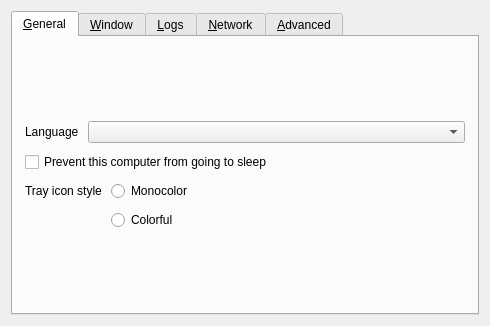
<?xml version="1.0" encoding="UTF-8"?>
<ui version="4.0">
 <class>SettingsDialog</class>
 <widget class="QDialog" name="SettingsDialog">
  <property name="geometry">
   <rect>
    <x>0</x>
    <y>0</y>
    <width>490</width>
    <height>326</height>
   </rect>
  </property>
  <property name="sizePolicy">
   <sizepolicy hsizetype="Maximum" vsizetype="Maximum">
    <horstretch>0</horstretch>
    <verstretch>0</verstretch>
   </sizepolicy>
  </property>
  <property name="windowTitle">
   <string>Preferences</string>
  </property>
  <property name="modal">
   <bool>true</bool>
  </property>
  <layout class="QVBoxLayout" name="verticalLayout_3">
   <item>
    <widget class="QTabWidget" name="tabWidget">
     <widget class="QWidget" name="tabGeneral">
      <attribute name="title">
       <string>&amp;General</string>
      </attribute>
      <layout class="QVBoxLayout" name="verticalLayout_6">
       <property name="spacing">
        <number>9</number>
       </property>
       <property name="leftMargin">
        <number>12</number>
       </property>
       <property name="topMargin">
        <number>12</number>
       </property>
       <property name="rightMargin">
        <number>12</number>
       </property>
       <property name="bottomMargin">
        <number>12</number>
       </property>
       <item>
        <spacer name="verticalSpacer_6">
         <property name="orientation">
          <enum>Qt::Orientation::Vertical</enum>
         </property>
         <property name="sizeHint" stdset="0">
          <size>
           <width>20</width>
           <height>0</height>
          </size>
         </property>
        </spacer>
       </item>
       <item>
        <layout class="QHBoxLayout" name="horizontalLayout_3">
         <item>
          <widget class="QLabel" name="lblLanguage">
           <property name="sizePolicy">
            <sizepolicy hsizetype="Maximum" vsizetype="Preferred">
             <horstretch>0</horstretch>
             <verstretch>0</verstretch>
            </sizepolicy>
           </property>
           <property name="text">
            <string>Language</string>
           </property>
          </widget>
         </item>
         <item>
          <widget class="QComboBox" name="comboLanguage"/>
         </item>
        </layout>
       </item>
       <item>
        <widget class="QCheckBox" name="cbPreventSleep">
         <property name="text">
          <string>Prevent this computer from going to sleep</string>
         </property>
        </widget>
       </item>
       <item>
        <layout class="QFormLayout" name="formLayout">
         <item row="1" column="1">
          <widget class="QRadioButton" name="rbIconColorful">
           <property name="text">
            <string>Colorful</string>
           </property>
          </widget>
         </item>
         <item row="0" column="1">
          <widget class="QRadioButton" name="rbIconMono">
           <property name="text">
            <string>Monocolor</string>
           </property>
          </widget>
         </item>
         <item row="0" column="0">
          <widget class="QLabel" name="lblTrayIconStyle">
           <property name="text">
            <string>Tray icon style</string>
           </property>
          </widget>
         </item>
        </layout>
       </item>
       <item>
        <spacer name="verticalSpacer_3">
         <property name="orientation">
          <enum>Qt::Orientation::Vertical</enum>
         </property>
         <property name="sizeHint" stdset="0">
          <size>
           <width>20</width>
           <height>0</height>
          </size>
         </property>
        </spacer>
       </item>
      </layout>
     </widget>
     <widget class="QWidget" name="tabWindow">
      <attribute name="title">
       <string>&amp;Window</string>
      </attribute>
      <layout class="QVBoxLayout" name="verticalLayout_14">
       <property name="spacing">
        <number>9</number>
       </property>
       <property name="leftMargin">
        <number>12</number>
       </property>
       <property name="topMargin">
        <number>12</number>
       </property>
       <property name="rightMargin">
        <number>12</number>
       </property>
       <property name="bottomMargin">
        <number>12</number>
       </property>
       <item>
        <spacer name="verticalSpacer_7">
         <property name="orientation">
          <enum>Qt::Orientation::Vertical</enum>
         </property>
         <property name="sizeHint" stdset="0">
          <size>
           <width>20</width>
           <height>0</height>
          </size>
         </property>
        </spacer>
       </item>
       <item>
        <layout class="QFormLayout" name="formLayout_2">
         <property name="labelAlignment">
          <set>Qt::AlignmentFlag::AlignRight|Qt::AlignmentFlag::AlignTrailing|Qt::AlignmentFlag::AlignVCenter</set>
         </property>
         <item row="0" column="0">
          <widget class="QLabel" name="label_3">
           <property name="text">
            <string>When the application starts</string>
           </property>
          </widget>
         </item>
         <item row="0" column="1">
          <widget class="QWidget" name="widget" native="true">
           <layout class="QVBoxLayout" name="verticalLayout_2">
            <item>
             <widget class="QRadioButton" name="rbShowOnStart">
              <property name="text">
               <string>Show the main window</string>
              </property>
             </widget>
            </item>
            <item>
             <widget class="QRadioButton" name="rbAutoHide">
              <property name="text">
               <string>Send to background</string>
              </property>
             </widget>
            </item>
           </layout>
          </widget>
         </item>
         <item row="1" column="0">
          <widget class="QLabel" name="label">
           <property name="text">
            <string>When the main window is closed</string>
           </property>
           <property name="alignment">
            <set>Qt::AlignmentFlag::AlignRight|Qt::AlignmentFlag::AlignTrailing|Qt::AlignmentFlag::AlignVCenter</set>
           </property>
          </widget>
         </item>
         <item row="1" column="1">
          <widget class="QWidget" name="widget_2" native="true">
           <layout class="QVBoxLayout" name="verticalLayout_13">
            <item>
             <widget class="QRadioButton" name="rbExitOnClose">
              <property name="text">
               <string>Exit</string>
              </property>
             </widget>
            </item>
            <item>
             <widget class="QRadioButton" name="rbCloseToTray">
              <property name="text">
               <string>Send to background</string>
              </property>
             </widget>
            </item>
           </layout>
          </widget>
         </item>
        </layout>
       </item>
       <item>
        <widget class="QCheckBox" name="cbShowVersion">
         <property name="text">
          <string>Include version in the window title</string>
         </property>
        </widget>
       </item>
       <item>
        <spacer name="verticalSpacer_11">
         <property name="orientation">
          <enum>Qt::Orientation::Vertical</enum>
         </property>
         <property name="sizeHint" stdset="0">
          <size>
           <width>20</width>
           <height>0</height>
          </size>
         </property>
        </spacer>
       </item>
      </layout>
     </widget>
     <widget class="QWidget" name="tabLog">
      <attribute name="title">
       <string>&amp;Logs</string>
      </attribute>
      <layout class="QVBoxLayout" name="verticalLayout">
       <property name="spacing">
        <number>9</number>
       </property>
       <property name="leftMargin">
        <number>12</number>
       </property>
       <property name="topMargin">
        <number>12</number>
       </property>
       <property name="rightMargin">
        <number>12</number>
       </property>
       <property name="bottomMargin">
        <number>12</number>
       </property>
       <item>
        <spacer name="verticalSpacer_8">
         <property name="orientation">
          <enum>Qt::Orientation::Vertical</enum>
         </property>
         <property name="sizeHint" stdset="0">
          <size>
           <width>20</width>
           <height>0</height>
          </size>
         </property>
        </spacer>
       </item>
       <item>
        <layout class="QHBoxLayout" name="horizontalLayout_4">
         <item>
          <widget class="QLabel" name="lblLogLevel">
           <property name="sizePolicy">
            <sizepolicy hsizetype="Maximum" vsizetype="Fixed">
             <horstretch>0</horstretch>
             <verstretch>0</verstretch>
            </sizepolicy>
           </property>
           <property name="text">
            <string>Level</string>
           </property>
          </widget>
         </item>
         <item>
          <widget class="QComboBox" name="comboLogLevel"/>
         </item>
        </layout>
       </item>
       <item>
        <widget class="QLabel" name="lblDebugWarning">
         <property name="text">
          <string>Using a log level higher than Info may affect performance.</string>
         </property>
         <property name="wordWrap">
          <bool>true</bool>
         </property>
        </widget>
       </item>
       <item>
        <widget class="QGroupBox" name="groupLogToFile">
         <property name="title">
          <string>Log to file</string>
         </property>
         <property name="checkable">
          <bool>true</bool>
         </property>
         <layout class="QHBoxLayout" name="horizontalLayout_2">
          <item>
           <widget class="QWidget" name="widgetLogFilename" native="true">
            <property name="sizePolicy">
             <sizepolicy hsizetype="Preferred" vsizetype="Maximum">
              <horstretch>0</horstretch>
              <verstretch>0</verstretch>
             </sizepolicy>
            </property>
            <layout class="QHBoxLayout" name="_4">
             <property name="spacing">
              <number>3</number>
             </property>
             <property name="leftMargin">
              <number>0</number>
             </property>
             <property name="topMargin">
              <number>0</number>
             </property>
             <property name="rightMargin">
              <number>0</number>
             </property>
             <property name="bottomMargin">
              <number>0</number>
             </property>
             <item>
              <widget class="QLabel" name="labelLogPath">
               <property name="sizePolicy">
                <sizepolicy hsizetype="Preferred" vsizetype="Fixed">
                 <horstretch>0</horstretch>
                 <verstretch>0</verstretch>
                </sizepolicy>
               </property>
               <property name="text">
                <string>Log path</string>
               </property>
              </widget>
             </item>
             <item>
              <spacer name="horizontalSpacer_7">
               <property name="orientation">
                <enum>Qt::Orientation::Horizontal</enum>
               </property>
               <property name="sizeType">
                <enum>QSizePolicy::Policy::Minimum</enum>
               </property>
               <property name="sizeHint" stdset="0">
                <size>
                 <width>17</width>
                 <height>25</height>
                </size>
               </property>
              </spacer>
             </item>
             <item>
              <widget class="QLineEdit" name="lineLogFilename">
               <property name="enabled">
                <bool>true</bool>
               </property>
               <property name="sizePolicy">
                <sizepolicy hsizetype="Expanding" vsizetype="Fixed">
                 <horstretch>0</horstretch>
                 <verstretch>0</verstretch>
                </sizepolicy>
               </property>
              </widget>
             </item>
             <item>
              <widget class="QPushButton" name="btnBrowseLog">
               <property name="enabled">
                <bool>true</bool>
               </property>
               <property name="cursor">
                <cursorShape>PointingHandCursor</cursorShape>
               </property>
               <property name="text">
                <string/>
               </property>
               <property name="icon">
                <iconset theme="QIcon::ThemeIcon::DocumentOpen"/>
               </property>
               <property name="flat">
                <bool>true</bool>
               </property>
              </widget>
             </item>
            </layout>
           </widget>
          </item>
         </layout>
        </widget>
       </item>
       <item>
        <widget class="QCheckBox" name="cbGuiDebug">
         <property name="text">
          <string>Enable GUI debug messages</string>
         </property>
        </widget>
       </item>
       <item>
        <spacer name="verticalSpacer_4">
         <property name="orientation">
          <enum>Qt::Orientation::Vertical</enum>
         </property>
         <property name="sizeHint" stdset="0">
          <size>
           <width>20</width>
           <height>0</height>
          </size>
         </property>
        </spacer>
       </item>
      </layout>
     </widget>
     <widget class="QWidget" name="tabNetwork">
      <attribute name="title">
       <string>&amp;Network</string>
      </attribute>
      <layout class="QVBoxLayout" name="verticalLayout_7">
       <property name="spacing">
        <number>9</number>
       </property>
       <property name="leftMargin">
        <number>12</number>
       </property>
       <property name="topMargin">
        <number>12</number>
       </property>
       <property name="rightMargin">
        <number>12</number>
       </property>
       <property name="bottomMargin">
        <number>12</number>
       </property>
       <item>
        <spacer name="verticalSpacer_9">
         <property name="orientation">
          <enum>Qt::Orientation::Vertical</enum>
         </property>
         <property name="sizeHint" stdset="0">
          <size>
           <width>20</width>
           <height>0</height>
          </size>
         </property>
        </spacer>
       </item>
       <item>
        <layout class="QHBoxLayout" name="horizontalLayout">
         <item>
          <widget class="QLabel" name="lblNetworkIp">
           <property name="sizePolicy">
            <sizepolicy hsizetype="Maximum" vsizetype="Fixed">
             <horstretch>0</horstretch>
             <verstretch>0</verstretch>
            </sizepolicy>
           </property>
           <property name="text">
            <string>Network IP</string>
           </property>
          </widget>
         </item>
         <item>
          <widget class="QComboBox" name="comboInterface">
           <property name="sizePolicy">
            <sizepolicy hsizetype="Maximum" vsizetype="Fixed">
             <horstretch>0</horstretch>
             <verstretch>0</verstretch>
            </sizepolicy>
           </property>
           <item>
            <property name="text">
             <string>Automatic</string>
            </property>
           </item>
          </widget>
         </item>
         <item>
          <spacer name="horizontalSpacer">
           <property name="orientation">
            <enum>Qt::Orientation::Horizontal</enum>
           </property>
           <property name="sizeType">
            <enum>QSizePolicy::Policy::Expanding</enum>
           </property>
           <property name="sizeHint" stdset="0">
            <size>
             <width>25</width>
             <height>20</height>
            </size>
           </property>
          </spacer>
         </item>
        </layout>
       </item>
       <item>
        <layout class="QHBoxLayout" name="horizontalLayout_6">
         <item>
          <widget class="QLabel" name="lblPort">
           <property name="sizePolicy">
            <sizepolicy hsizetype="Maximum" vsizetype="Fixed">
             <horstretch>0</horstretch>
             <verstretch>0</verstretch>
            </sizepolicy>
           </property>
           <property name="text">
            <string>Port</string>
           </property>
          </widget>
         </item>
         <item>
          <widget class="QSpinBox" name="sbPort">
           <property name="enabled">
            <bool>true</bool>
           </property>
           <property name="sizePolicy">
            <sizepolicy hsizetype="Maximum" vsizetype="Fixed">
             <horstretch>0</horstretch>
             <verstretch>0</verstretch>
            </sizepolicy>
           </property>
           <property name="maximum">
            <number>65535</number>
           </property>
           <property name="value">
            <number>24800</number>
           </property>
          </widget>
         </item>
         <item>
          <spacer name="horizontalSpacer_3">
           <property name="orientation">
            <enum>Qt::Orientation::Horizontal</enum>
           </property>
           <property name="sizeHint" stdset="0">
            <size>
             <width>40</width>
             <height>20</height>
            </size>
           </property>
          </spacer>
         </item>
        </layout>
       </item>
       <item>
        <widget class="QGroupBox" name="groupSecurity">
         <property name="sizePolicy">
          <sizepolicy hsizetype="Preferred" vsizetype="Maximum">
           <horstretch>0</horstretch>
           <verstretch>0</verstretch>
          </sizepolicy>
         </property>
         <property name="title">
          <string>Enable TLS Encryption</string>
         </property>
         <property name="checkable">
          <bool>true</bool>
         </property>
         <property name="checked">
          <bool>false</bool>
         </property>
         <layout class="QVBoxLayout" name="_11">
          <item>
           <widget class="QWidget" name="widgetTlsCert" native="true">
            <layout class="QHBoxLayout" name="_12">
             <property name="leftMargin">
              <number>0</number>
             </property>
             <property name="topMargin">
              <number>0</number>
             </property>
             <property name="rightMargin">
              <number>0</number>
             </property>
             <property name="bottomMargin">
              <number>0</number>
             </property>
             <item>
              <widget class="QLabel" name="lblTlsCertInfo">
               <property name="text">
                <string notr="true"/>
               </property>
              </widget>
             </item>
             <item>
              <widget class="QLabel" name="lblTlsCert">
               <property name="sizePolicy">
                <sizepolicy hsizetype="Preferred" vsizetype="Fixed">
                 <horstretch>0</horstretch>
                 <verstretch>0</verstretch>
                </sizepolicy>
               </property>
               <property name="text">
                <string>Certificate</string>
               </property>
              </widget>
             </item>
             <item>
              <widget class="QLineEdit" name="lineTlsCertPath">
               <property name="minimumSize">
                <size>
                 <width>0</width>
                 <height>0</height>
                </size>
               </property>
              </widget>
             </item>
             <item>
              <widget class="QPushButton" name="btnTlsCertPath">
               <property name="cursor">
                <cursorShape>PointingHandCursor</cursorShape>
               </property>
               <property name="text">
                <string/>
               </property>
               <property name="icon">
                <iconset theme="QIcon::ThemeIcon::DocumentOpen"/>
               </property>
               <property name="flat">
                <bool>true</bool>
               </property>
              </widget>
             </item>
            </layout>
           </widget>
          </item>
          <item>
           <layout class="QHBoxLayout" name="horizontalLayout_5">
            <property name="topMargin">
             <number>0</number>
            </property>
            <item>
             <widget class="QLabel" name="lblTlsKeyLength">
              <property name="sizePolicy">
               <sizepolicy hsizetype="Preferred" vsizetype="Fixed">
                <horstretch>0</horstretch>
                <verstretch>0</verstretch>
               </sizepolicy>
              </property>
              <property name="text">
               <string>Key length</string>
              </property>
             </widget>
            </item>
            <item>
             <widget class="QComboBox" name="comboTlsKeyLength">
              <item>
               <property name="text">
                <string notr="true">2048</string>
               </property>
              </item>
              <item>
               <property name="text">
                <string notr="true">4096</string>
               </property>
              </item>
             </widget>
            </item>
            <item>
             <spacer name="horizontalSpacer_2">
              <property name="orientation">
               <enum>Qt::Orientation::Horizontal</enum>
              </property>
              <property name="sizeHint" stdset="0">
               <size>
                <width>40</width>
                <height>20</height>
               </size>
              </property>
             </spacer>
            </item>
            <item>
             <widget class="QPushButton" name="btnTlsRegenCert">
              <property name="text">
               <string>Regenerate certificate</string>
              </property>
              <property name="icon">
               <iconset theme="QIcon::ThemeIcon::ViewRefresh"/>
              </property>
             </widget>
            </item>
           </layout>
          </item>
          <item>
           <widget class="QCheckBox" name="cbRequireClientCert">
            <property name="text">
             <string>Require client certificates</string>
            </property>
           </widget>
          </item>
          <item>
           <spacer name="verticalSpacer_2">
            <property name="orientation">
             <enum>Qt::Orientation::Vertical</enum>
            </property>
            <property name="sizeHint" stdset="0">
             <size>
              <width>20</width>
              <height>0</height>
             </size>
            </property>
           </spacer>
          </item>
         </layout>
        </widget>
       </item>
       <item>
        <spacer name="verticalSpacer_5">
         <property name="orientation">
          <enum>Qt::Orientation::Vertical</enum>
         </property>
         <property name="sizeHint" stdset="0">
          <size>
           <width>20</width>
           <height>0</height>
          </size>
         </property>
        </spacer>
       </item>
      </layout>
     </widget>
     <widget class="QWidget" name="tabAdvanced">
      <attribute name="title">
       <string>&amp;Advanced</string>
      </attribute>
      <layout class="QVBoxLayout" name="verticalLayout_4">
       <property name="spacing">
        <number>9</number>
       </property>
       <property name="leftMargin">
        <number>12</number>
       </property>
       <property name="topMargin">
        <number>12</number>
       </property>
       <property name="rightMargin">
        <number>12</number>
       </property>
       <property name="bottomMargin">
        <number>12</number>
       </property>
       <item>
        <spacer name="verticalSpacer_10">
         <property name="orientation">
          <enum>Qt::Orientation::Vertical</enum>
         </property>
         <property name="sizeHint" stdset="0">
          <size>
           <width>20</width>
           <height>0</height>
          </size>
         </property>
        </spacer>
       </item>
       <item>
        <widget class="QGroupBox" name="groupService">
         <property name="enabled">
          <bool>true</bool>
         </property>
         <property name="title">
          <string>Use background service (daemon)</string>
         </property>
         <property name="checkable">
          <bool>true</bool>
         </property>
         <property name="checked">
          <bool>false</bool>
         </property>
         <layout class="QGridLayout" name="_6">
          <item row="1" column="0">
           <widget class="QCheckBox" name="cbElevateDaemon">
            <property name="text">
             <string>Always run as system (work at login screen and UAC)</string>
            </property>
            <property name="autoExclusive">
             <bool>false</bool>
            </property>
           </widget>
          </item>
         </layout>
        </widget>
       </item>
       <item>
        <layout class="QFormLayout" name="formLayout_3">
         <property name="fieldGrowthPolicy">
          <enum>QFormLayout::FieldGrowthPolicy::ExpandingFieldsGrow</enum>
         </property>
         <property name="rowWrapPolicy">
          <enum>QFormLayout::RowWrapPolicy::DontWrapRows</enum>
         </property>
         <property name="labelAlignment">
          <set>Qt::AlignmentFlag::AlignLeading|Qt::AlignmentFlag::AlignLeft|Qt::AlignmentFlag::AlignVCenter</set>
         </property>
         <property name="formAlignment">
          <set>Qt::AlignmentFlag::AlignHCenter|Qt::AlignmentFlag::AlignTop</set>
         </property>
         <item row="0" column="0">
          <widget class="QCheckBox" name="cbRunEnterCommand">
           <property name="text">
            <string>Run command on enter</string>
           </property>
          </widget>
         </item>
         <item row="0" column="1">
          <widget class="QLineEdit" name="lineCommandEnter"/>
         </item>
         <item row="1" column="0">
          <widget class="QCheckBox" name="cbRunExitCommand">
           <property name="text">
            <string>Run command on exit</string>
           </property>
          </widget>
         </item>
         <item row="1" column="1">
          <widget class="QLineEdit" name="lineCommandExit"/>
         </item>
        </layout>
       </item>
       <item>
        <spacer name="verticalSpacer">
         <property name="orientation">
          <enum>Qt::Orientation::Vertical</enum>
         </property>
         <property name="sizeHint" stdset="0">
          <size>
           <width>20</width>
           <height>0</height>
          </size>
         </property>
        </spacer>
       </item>
       <item>
        <widget class="QPushButton" name="btnClearAllSettings">
         <property name="text">
          <string>Remove all settings</string>
         </property>
        </widget>
       </item>
      </layout>
     </widget>
    </widget>
   </item>
  </layout>
 </widget>
 <resources/>
 <connections/>
</ui>
